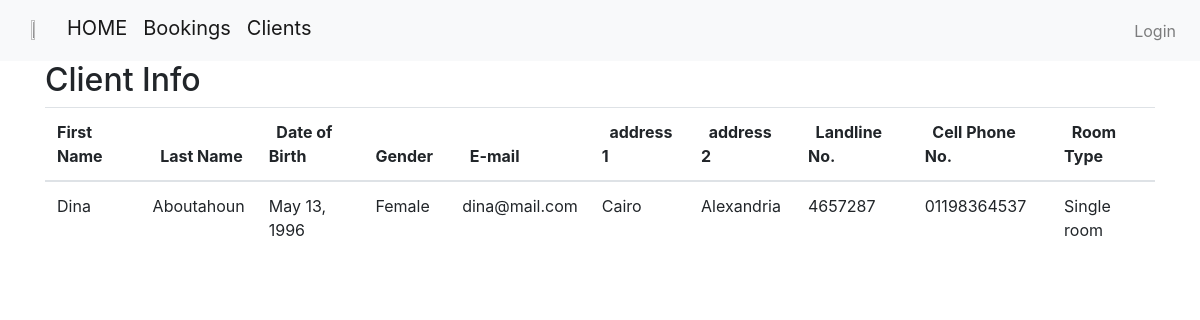
Page /hotel/client_display_info/1 on the committed database.
### hotel_app/models.py (models this page shows, shortened)
class Client (models.Model):
        first_name = models.CharField(max_length=100, blank=True, null=True)
        last_name = models.CharField(max_length=100, blank=True, null=True)
        dob = models.DateField()
        gender = models.CharField(max_length=8)
        email = models.CharField(max_length=100,unique=True)
        address1 = models.CharField(max_length=250)
        address2 = models.CharField(max_length=250)
        phone = models.CharField(max_length=9, unique=True)
        mobile = models.CharField(max_length=12, unique=True)
        room_type = models.ForeignKey(Room_type, on_delete=models.CASCADE)

class Room_type (models.Model):
    type_name = models.CharField(max_length=100)
    start_date = models.DateField()
    end_date = models.DateField()
    def __str__(self):
        return str(self.type_name)

### hotel_app/views.py (the view)
# urls.py: path('client_display_info/<int:id>', views.client_display_info, name='client_display_info'),
def client_display_info(request, id):
    instance=get_object_or_404(Client, id=id)
    return render(request, 'client_display_info.html', {'instance': instance})

### hotel_app/templates/client_display_info.html (shortened to what this page needs)
<!DOCTYPE html>
{% extends "master.html" %}
  {% block body_block %}
    <h2>Client Info</h2>
    <div class="info">
      {% if instance %}
      <table class="table">
        <thead>
          <th scope="col">First Name</th>
          <th scope="col"> &nbsp Last Name</th>
          <th scope="col"> &nbsp Date of Birth </th>
          <th scope="col"> &nbsp Gender </th>
          <th scope="col"> &nbsp E-mail </th>
          <th scope="col"> &nbsp address 1 </th>
          <th scope="col"> &nbsp address 2 </th>
          <th scope="col"> &nbsp Landline No.</th>
          <th scope="col"> &nbsp Cell Phone No.</th>
          <th scope="col"> &nbsp Room Type </th>
        </thead>
          <tr>
              <td scope="row">{{instance.first_name}}</td>
              <td scope="row">{{instance.last_name}}</td>
              <td scope="row">{{instance.dob}}</td>
              <td scope="row">{{instance.gender}}</td>
              <td scope="row">{{instance.email}}</td>
              <td scope="row">{{instance.address1}}</td>
              <td scope="row">{{instance.address2}}</td>
              <td scope="row">{{instance.phone}}</td>
              <td scope="row">{{instance.mobile}}</td>
              <td scope="row">{{instance.room_type}}</td>
          </tr>
        {% endif %}
</table>
      {% endblock %}

### hotel_project/static/css/style.css (style rules this page uses)
body { background-image: url("images/hotel.png"); }

### rows in the picture
Client: first_name "Dina", last_name "Aboutahoun", dob "May 13, 1996", gender "Female", email "dina@mail.com", address1 "Cairo", address2 "Alexandria", phone "4657287", mobile "01198364537", room_type "Single room"
